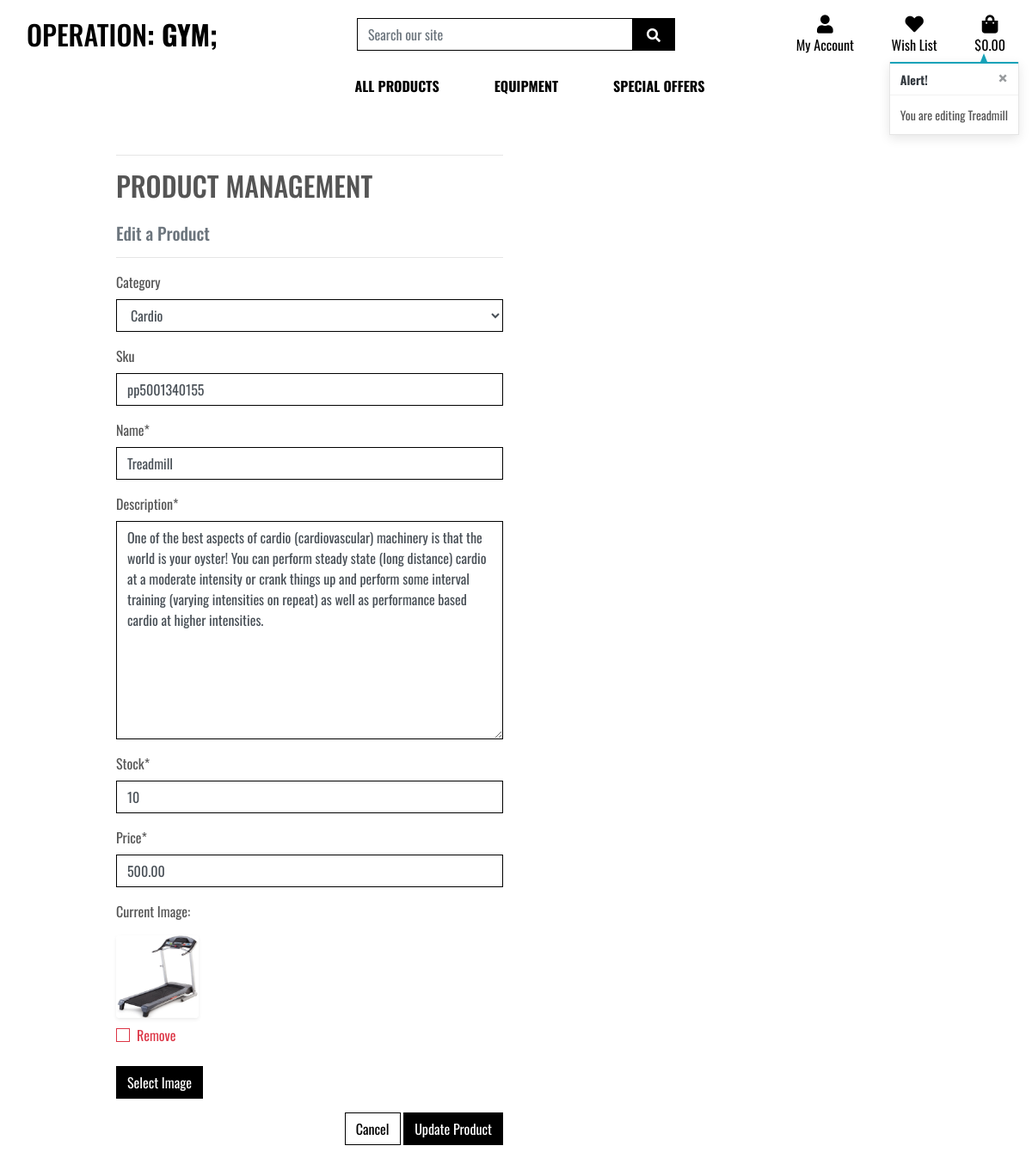
The app's page /products/edit/1 (signed in) with its own data.
### products/models.py (models this page shows, shortened)
class Product(models.Model):
    category = models.ForeignKey('Category', null=True, blank=True, on_delete=models.SET_NULL)
    sku = models.CharField(max_length=254, null=True, blank=True)
    name = models.CharField(max_length=254)
    description = models.TextField()
    stock = models.IntegerField()
    price = models.DecimalField(max_digits=6, decimal_places=2)
    image = models.ImageField(null=True, blank=True)

### products/views.py (the view)
# urls.py: path('edit/<int:product_id>', views.edit_product, name='edit_product'),
@login_required
def edit_product(request, product_id):
    if not request.user.is_superuser:
        messages.error(request, 'Sorry, only store owners can do that.')
        return redirect(reverse('home'))
    product = get_object_or_404(Product, pk=product_id)
    if request.method == 'POST':
        form = ProductForm(request.POST, request.FILES, instance=product)
        price = float(request.POST.get('price'))
        new_quantity = int(request.POST.get('stock'))
        if form.is_valid():
            if price <= 0:
                messages.warning(request, 'Your Price is invalid')
            if new_quantity <= 0:
                messages.warning(request, 'Your Stock is invalid')
            if new_quantity > 0 and price > 0:
                form.save()
                messages.success(request, 'Successfully updated product!')
                return redirect(reverse('product_detail', args=[product.id]))
        else:
            messages.error(request, 'Failed to update product. Please ensure the form is valid.')
    else:
        form = ProductForm(instance=product)
        messages.info(request, f'You are editing {product.name}')
    template = 'products/edit_product.html'
    context = {
        'form': form,
        'product': product,
    }
    return render(request, template, context)

### products/forms.py
class ProductForm(forms.ModelForm):
    class Meta:
        model = Product
        fields = '__all__'
    image = forms.ImageField(label='Image', required=False, widget=CustomClearableFileInput)
    def __init__(self, *args, **kwargs):
        super().__init__(*args, **kwargs)
        categories = Category.objects.all()
        friendly_names = [(c.id, c.get_friendly_name()) for c in categories]
        self.fields['category'].choices = friendly_names
        for field_name, field in self.fields.items():
            field.widget.attrs['class'] = 'border-black rounded-0'

### bag/contexts.py (called while the page is built, shortened)
def bag_contents(request):
    bag_items = []
    total = 0
    product_count = 0
    bag = request.session.get('bag', {})
    delivery = total * Decimal(settings.STANDARD_DELIVERY_PERCENTAGE / 100)
    grand_total = delivery + total
    context = {
        'bag_items': bag_items,
        'total': total,
        'product_count': product_count,
        'delivery': delivery,
        'grand_total': grand_total,
    }
    return context

### products/models.py (called while the page is built)
    def get_friendly_name(self):
        return self.friendly_name

### products/templates/products/edit_product.html (shortened to what this page needs)
{% extends "base.html" %}
{% load static %}
{% block page_header %}
    <div class="container header-container">
    </div>
{% endblock %}
{% block content %}
    <div class="overlay"></div>
    <div class="container">
        <div class="row">
            <div class="col-12 col-md-6">
                <hr>
                <h2 class="logo-font mb-4">Product Management</h2>
                <h5 class="text-muted">Edit a Product</h5>
                <hr>
            </div>
        </div>
        <div class="row">
            <div class="col-12 col-md-6">
                <form method="POST" action="{% url 'edit_product' product.id %}" class="form mb-2" enctype="multipart/form-data">
                    {% for field in form %}
                        {% if field.name != 'image' %}
                            {{ field | as_crispy_field }}
                        {% else %}
                            {{ field }}
                        {% endif %}
                    {% endfor %}
                    <div class="text-right">
                        <a class="btn btn-outline-black rounded-0" href="{% url 'products' %}">Cancel</a>
                        <button class="btn btn-black rounded-0" type="submit">Update Product</button>
                    </div>
                </form>
            </div>
        </div>
    </div>
{% endblock %}

### static/css/base.css (style rules this page uses)
html { height:100%; }
body { background: url(/media/homepage_background.jpg) no-repeat center center fixed; background-size: cover; height: calc(100vh - 164px); color: #555; font-family: 'Oswald'; }
.logo-font { text-transform: uppercase; }
.btn-black { background: black; color: white; }
.border-black { border: 1px solid black !important; }
.overlay { height: 100%; width: 100%; top: 0; left: 0; position: fixed; background: white; z-index: -1; }
.btn-outline-black { background: white; color: black !important; border: 1px solid black; }
@media (min-width: 1200px) { .container { max-width: 80%; } }
@media (min-width: 992px) { .header-container { padding-top: 164px; } }

### records on screen
Product: category "Cardio" "pp5001340155" "Treadmill" "One of the best aspects of cardio (cardiovascular) machinery is that the world is your oyster! You can perform steady state (long distance) cardio at a moderate intensity or crank things up and perform some interval training (varying intensities on repeat) as well as performance based cardio at higher intensities." "10" "500.00"

### other values on screen
{{ message }} "You are editing Treadmill"
{{ widget.initial_text }} "Current Image"
{{ widget.clear_checkbox_label }} "Remove"
